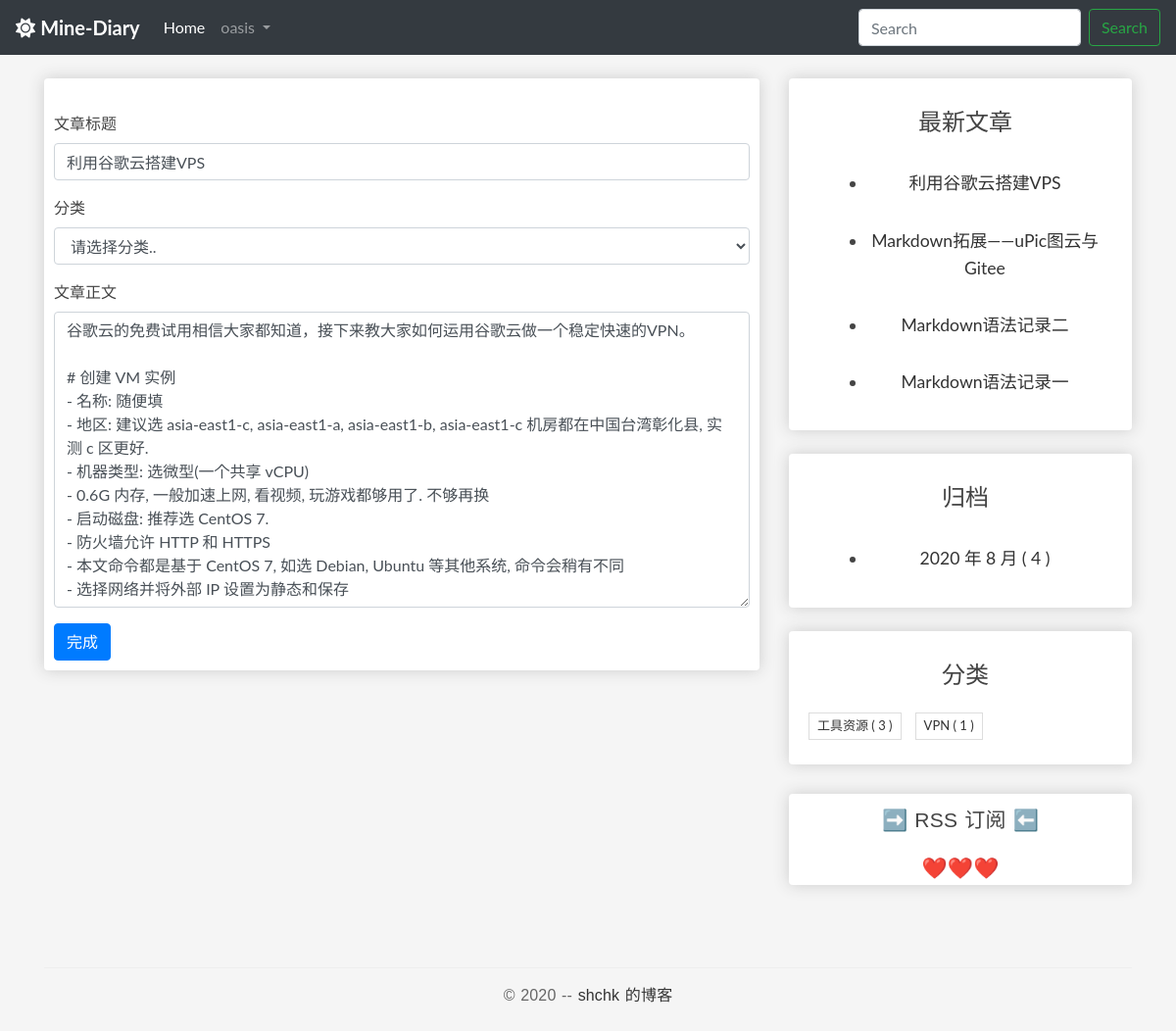
The app's page /update/616/ (signed in) with its own data.
### blog/models.py (models this page shows, shortened)
class Post(models.Model):
    author = models.ForeignKey(
        User, verbose_name='作者', on_delete=models.CASCADE)
    title = models.CharField('标题', max_length=100)
    body = models.TextField('正文')
    created_time = models.DateTimeField('创建时间', default=timezone.now)
    modified_time = models.DateTimeField('修改时间')
    excerpt = models.CharField('摘要', max_length=100, blank=True)
    categories = models.ForeignKey(
        Category, verbose_name='分类', on_delete=models.CASCADE)
    views = models.PositiveIntegerField('浏览量', default=0, editable=False)
    likes = models.PositiveIntegerField(default=0)
    def get_absolute_url(self):
        return reverse('blog:detail', kwargs={'pk': self.pk})
    class Meta:
        verbose_name = '文章'
        verbose_name_plural = verbose_name
        ordering = ['-created_time']

class Category(models.Model):
    name = models.CharField(max_length=100)
    def __str__(self) -> str:
        return self.name
    class Meta:
        verbose_name = '分类'
        verbose_name_plural = verbose_name

### blog/views.py (the view)
# urls.py: path('update/<int:id>/', update_post, name='update'),
@login_required(login_url='/userprofile/login/')
def update_post(request, id):
    article = Post.objects.get(id=id)
    if request.user != article.author:
        messages.add_message(request, messages.ERROR,
                             '抱歉，你无权修改这篇文章~', extra_tags='danger')
        return redirect('blog:detail', pk=id)
    if request.method == "POST":
        post_form = PostForm(data=request.POST)
        if post_form.is_valid():
            article.title = request.POST['title']
            article.categories.id = request.POST['categories']
            article.body = request.POST['body']
            article.save()
            return redirect('blog:detail', pk=id)
        else:
            return HttpResponse('数据不合法，请重新填写～')
    else:
        post_form = PostForm()
        categories = Category.objects.all()
        context = {
            'post_form': post_form,
            'article': article,
            'categories': categories,
        }
        return render(request, 'blog/update.html', context)

### blog/forms.py
class PostForm(forms.ModelForm):
    class Meta:
        model = Post
        fields = ['title', 'body']

### blog/templatetags/blog_extras.py (called while the page is built)
@register.inclusion_tag('blog/inclusions/_recent_posts.html', takes_context=True)
def show_recent_posts(context, num=5):
    return {
        'recent_post_list': Post.objects.all().order_by('-created_time')[:num],
    }

@register.inclusion_tag('blog/inclusions/_archives.html', takes_context=True)
def show_archives(context):
    date_list = Post.objects.annotate(year=ExtractYear('created_time'), month=ExtractMonth(
        'created_time')).values('year', 'month').order_by('year', 'month').annotate(num_posts=Count('id'))
    return {
        'date_list': date_list
    }

@register.inclusion_tag('blog/inclusions/_categories.html', takes_context=True)
def show_categories(context):
    category_list = Category.objects.annotate(
        num_posts=Count('post')).filter(num_posts__gt=0)
    return {
        'category_list': category_list
    }

### blog/templates/blog/update.html (shortened to what this page needs)
{% extends 'base.html' %}
{% load static %}
{% block main %}
    <div class="container box-element">
        <div class="row">
            <div class="col-12">
                <br>
                <form method="post" action=".">
                    <div class="form-group">
                        <label for="title">文章标题</label>
                        <input type="text" class="form-control" id="title" name="title" value="{{ article.title }}">
                    </div>
                    <div class="form-group">
                        <label for="categories">分类</label>
                        <select class="form-control"
                                id="categories"
                                name="categories"
                        >
                                <option value="none">请选择分类..</option>
                        </select>
                    </div>
                    <div class="form-group">
                        <label for="body">文章正文</label>
                        <textarea type="text" class="form-control" id="body" name="body" rows="12">{{ article.body }}</textarea>
                    </div>
                    <button type="submit" class="btn btn-primary">完成</button>
                </form>
            </div>
        </div>
    </div>
{% endblock main %}

### blog/templates/base.html (shortened to what this page needs)
{% load static %}
{% load blog_extras %}
<!DOCTYPE html>
<html>
<head>
  <link rel="stylesheet" href="https://stackpath.bootstrapcdn.com/bootstrap/4.5.2/css/bootstrap.min.css">
  <link href="https://cdn.bootcss.com/highlight.js/9.15.8/styles/github.min.css" rel="stylesheet">
  <link rel="stylesheet" type="text/css" href="{% static 'blog/css/main.css' %}">
</head>
<body>
  <nav class="navbar navbar-expand-lg navbar-dark bg-dark">
    <a class="navbar-brand" href="{% url 'blog:index' %}">
      <i class="fas fa-sun"></i>
      <strong>Mine-Diary</strong>
    </a>
    <div class="collapse navbar-collapse" id="navbarSupportedContent">
      <ul class="navbar-nav mr-auto">
        <li class="nav-item active">
          <a class="nav-link" href="{% url 'blog:index' %}">Home <span class="sr-only">(current)</span></a>
        </li>
        {% if user.is_authenticated %}
          <li class="nav-item dropdown">
            <a class="nav-link dropdown-toggle" href="#" id="navbarDropdown" role="button" data-toggle="dropdown"
              aria-haspopup="true" aria-expanded="false">
              {{ user.username }}
            </a>
          </li>
        {% else %}
          <li class="nav-item">
            <a class="nav-link" href="{% url 'userprofile:user_login' %}">登陆</a>
          </li>
        {% endif %}
      </ul>
      <form class="form-inline my-2 my-lg-0" method="get" action="{% url 'blog:search' %}">
        <input class="form-control mr-sm-2" name='q' type="search" placeholder="Search" aria-label="Search">
        <button class="btn btn-outline-success my-2 my-sm-0" type="submit">Search</button>
      </form>
    </div>
  </nav>
  <br>
  <div class="content-body">
    <div class="container">
      <div class="row">
        <main class="col-md-8">
          {% block main %}
          {% endblock main %}
        </main>
        <aside class="col-md-4">
          <div class="box-element">
            {% show_recent_posts %}
          </div>
          <br>
          <div class="box-element">
            {% show_archives %}
          </div>
          <br>
          <div class="box-element">
            {% show_categories %}
          </div>
          <div class="rss box-element entry-title">
            <p>➡️<a href="{% url 'rss' %}"> RSS 订阅</a> ⬅️</p>
            <p>❤️❤️❤️</p>
          </div>
        </aside>
      </div>
    </div>
  </div>
  <footer id="site-footer">
    <div class="container">
      <div class="row">
        <div class="col-md-12">
          <p class="copyright">&copy 2020 -- <a href="https://shchk-diary.herokuapp.com/" target="_blank"> shchk 的博客</a>
          </p>
        </div>
      </div>
    </div>
  </footer>
</body>
</html>

### blog/templates/blog/inclusions/_recent_posts.html
<div class="widget widget-content">
  <h3 class="widget-title entry-title">最新文章</h3>
  <ul>
    {% for post in recent_post_list %}
      <div class="entry-free">
        <li>
            <a href="{{ post.get_absolute_url }}">{{ post.title }}</a>
        </li>
      </div>
    {% empty %}
      暂无文章！
    {% endfor %}
  </ul>
</div>

### blog/templates/blog/inclusions/_categories.html
<div class="widget widget-tag-cloud">
  <h3 class="widget-title entry-title">分类</h3>
  <ul>
    {% for category in category_list %}
      <li>
          <a href="{% url 'blog:categories' category.pk %}">{{ category.name }} <span class="post-count">( {{ category.num_posts }} )</span></a>
      </li>
    {% empty %}
      暂无分类！
    {% endfor %}
  </ul>
</div>

### blog/static/blog/css/main.css (style rules this page uses)
body { background-color: whitesmoke; }
.box-element { box-shadow: hsl(0, 0%, 80%) 0 0 16px; background-color: #fff; border-radius: 4px; padding: 10px; }
.entry-free { text-align: center; font-size: 1.1em; margin-bottom: 20px; line-height: 1.6; padding: 10px 20px 0; }
* { outline: none; }
h1, h2, h3, h4, h5, h6 { margin-top: 0; }
a { color: #333; }
body { color: #444; font-family: 'Lato', sans-serif; }
p { font-family: 'Ubuntu', sans-serif; font-weight: 400; word-spacing: 1px; letter-spacing: 0.01em; }
.content-body { padding-bottom: 4em; }
.entry-title { text-align: center; font-size: 1.9em; margin-bottom: 20px; line-height: 1.6; padding: 10px 20px 0; }
.widget { background: #fff; padding: 5px 0 5px 10px; }
.widget-title { font-size: 1.5em; margin-bottom: 20px; line-height: 1.6; padding: 10px 0 0; font-weight: 400; }
.widget-tag-cloud ul { padding: 0; margin: 0; margin-right: -10px; }
.widget-tag-cloud ul li { list-style-type: none; font-size: 13px; display: inline-block; margin-right: 10px; margin-bottom: 10px; padding: 3px 8px; border: 1px solid #ddd; }
.widget-content ul li { margin-bottom: 10px; }
.rss { font-size: 21px; margin-top: 30px; }
.rss a { color: #444; }
#site-footer { padding-top: 10px; padding: 0 0 1.5em 0; }
.copyright { text-align: center; padding-top: 1em; margin: 0; border-top: 1px solid #eee; color: #666; }

### records on screen
Post: title "利用谷歌云搭建VPS", body "谷歌云的免费试用相信大家都知道，接下来教大家如何运用谷歌云做一个稳定快速的VPN。 # 创建 VM 实例 - 名称: 随便填 - 地区: 建议选 asia-east1-c, asia-east1-a, asia-east1-b, asia-east1-c 机房都在中国台湾彰化县, 实测 c 区更好. - 机器类型: 选微型(一个共享 vCPU) - 0.6G 内存, 一般加速上网, 看视频, 玩游戏都够用了. 不够再换 - 启动磁盘: 推荐选 CentOS 7. - 防火墙允许 HTTP 和 HTTPS - 本文命令都是基于 CentOS 7, 如选 Debian, Ubuntu 等其他系统, 命令会稍有不同 - 选择网络并将外部 IP 设置为静态和保存"
Post: title "Markdown拓展——uPic图云与Gitee"
Post: title "Markdown语法记录二"
Post: title "Markdown语法记录一"
Category: name "工具资源", num_posts "3"
Category: name "VPN", num_posts "1"

### other values on screen
{{ user.username }} "oasis"
{{ date.year }} "2020"
{{ date.month }} "8"
{{ date.num_posts }} "4"
